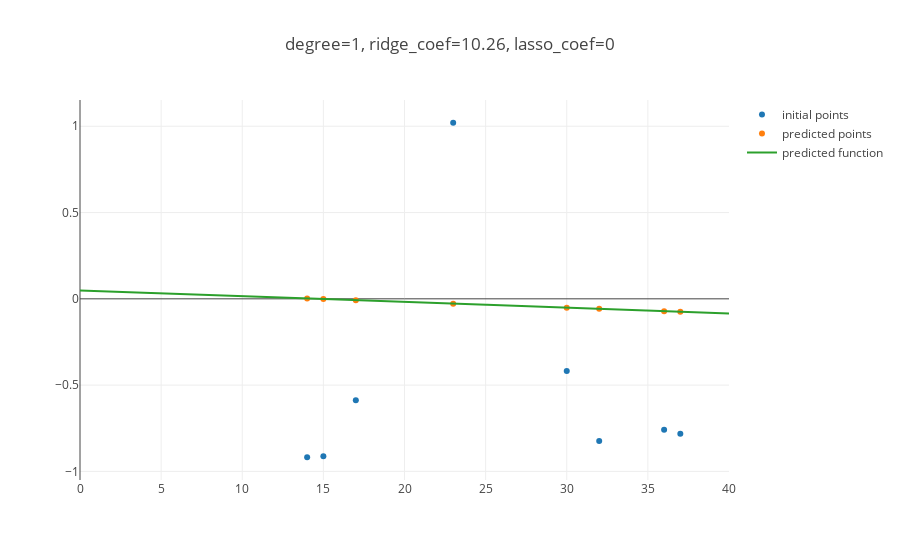
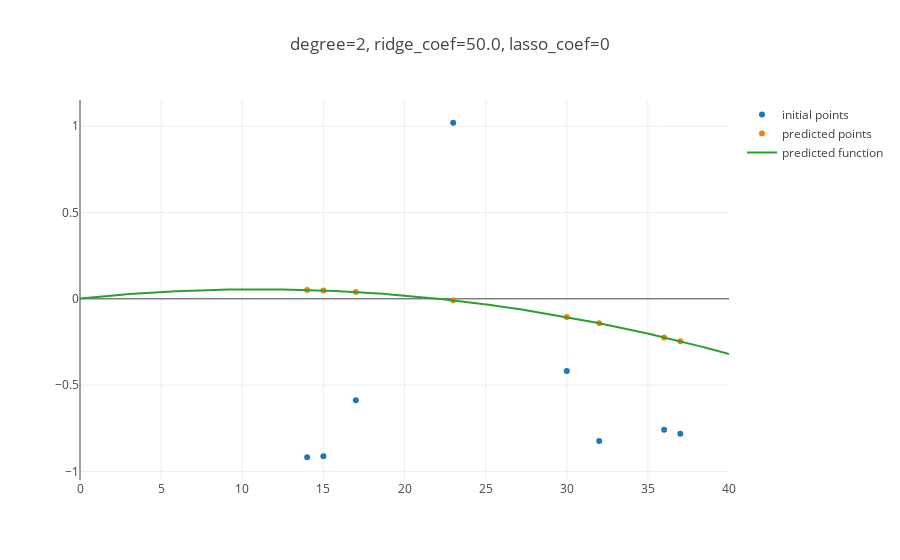
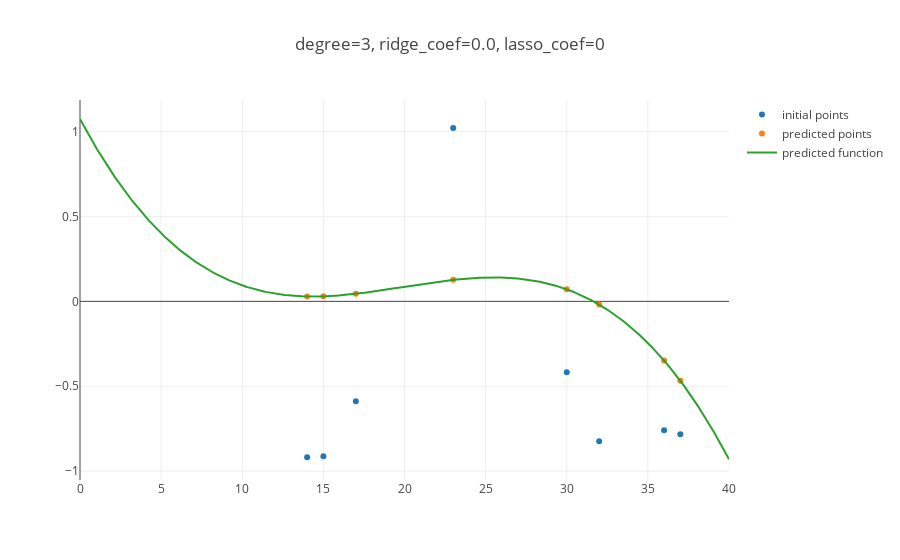
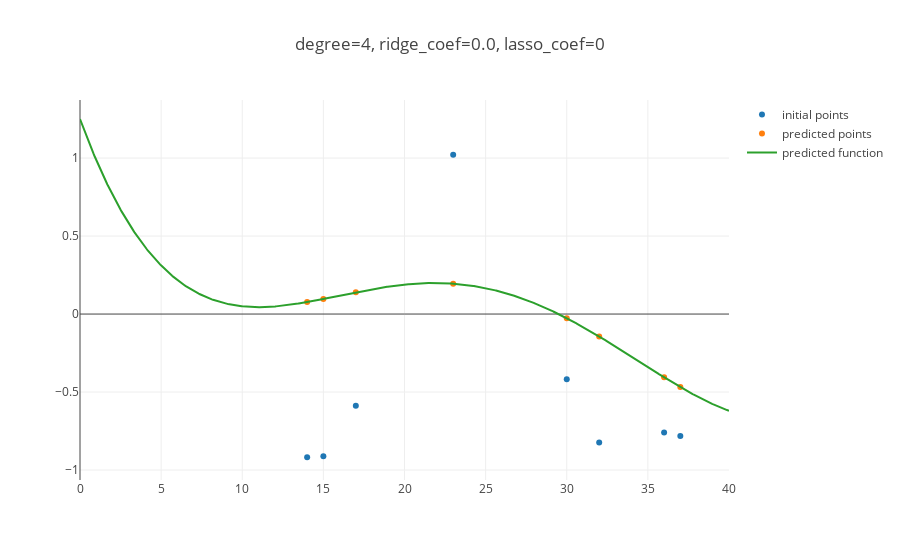

The notebook cell these images were saved under, in order:
### Markdown cell above
### Ridge Regression

### Code cell
for deg in range(1, 9):
    X, y = load_noisysine_dataset()
    score, _ = get_regression_r2score(X, y, deg, plot=True, optimize_ridge=True)
    print(f'dataset: noisysine, deg: {deg}, r2_score: {score}, ridge: True, lasso: False')

### Figure 1 — Plotly figure (JSON) as saved in the notebook; plotly's stock layout.template omitted (floating-point values rounded to 4 significant figures; data arrays with more than 128 entries replaced by an {"elided": "..."} marker saying what was removed)
{"data": [{"mode": "markers", "name": "initial points", "type": "scatter", "uid": "faf2d7a2-836f-11e9-b9ae-8c85907622bd", "x": [30, 17, 23, 32, 15, 37, 36, 14], "y": [-0.4182, -0.5881, 1.02, -0.8239, -0.9121, -0.782, -0.7593, -0.918]}, {"mode": "markers", "name": "predicted points", "type": "scatter", "uid": "faf2d8f6-836f-11e9-b9ae-8c85907622bd", "x": [30, 17, 23, 32, 15, 37, 36, 14], "y": [-0.05132, -0.007908, -0.02795, -0.058, -0.001228, -0.0747, -0.07136, 0.002111]}, {"mode": "lines", "name": "predicted function", "type": "scatter", "uid": "faf2d996-836f-11e9-b9ae-8c85907622bd", "x": {"elided": "1001 float values"}, "y": {"elided": "1001 float values"}}], "layout": {"title": "degree=1, ridge_coef=10.26, lasso_coef=0"}}

### Figure 2 — Plotly figure (JSON) as saved in the notebook; plotly's stock layout.template omitted (floating-point values rounded to 4 significant figures; data arrays with more than 128 entries replaced by an {"elided": "..."} marker saying what was removed)
{"data": [{"mode": "markers", "name": "initial points", "type": "scatter", "uid": "fc6a0a6a-836f-11e9-b9ae-8c85907622bd", "x": [30, 17, 23, 32, 15, 37, 36, 14], "y": [-0.4182, -0.5881, 1.02, -0.8239, -0.9121, -0.782, -0.7593, -0.918]}, {"mode": "markers", "name": "predicted points", "type": "scatter", "uid": "fc6a0c04-836f-11e9-b9ae-8c85907622bd", "x": [30, 17, 23, 32, 15, 37, 36, 14], "y": [-0.1057, 0.03948, -0.008813, -0.1413, 0.04845, -0.2461, -0.2234, 0.0516]}, {"mode": "lines", "name": "predicted function", "type": "scatter", "uid": "fc6a0cb8-836f-11e9-b9ae-8c85907622bd", "x": {"elided": "1001 float values"}, "y": {"elided": "1001 float values"}}], "layout": {"title": "degree=2, ridge_coef=50.0, lasso_coef=0"}}

### Figure 3 — Plotly figure (JSON) as saved in the notebook; plotly's stock layout.template omitted (floating-point values rounded to 4 significant figures; data arrays with more than 128 entries replaced by an {"elided": "..."} marker saying what was removed)
{"data": [{"mode": "markers", "name": "initial points", "type": "scatter", "uid": "fde8282c-836f-11e9-b9ae-8c85907622bd", "x": [30, 17, 23, 32, 15, 37, 36, 14], "y": [-0.4182, -0.5881, 1.02, -0.8239, -0.9121, -0.782, -0.7593, -0.918]}, {"mode": "markers", "name": "predicted points", "type": "scatter", "uid": "fde8298a-836f-11e9-b9ae-8c85907622bd", "x": [30, 17, 23, 32, 15, 37, 36, 14], "y": [0.07089, 0.04442, 0.1266, -0.0191, 0.0295, -0.468, -0.3487, 0.02879]}, {"mode": "lines", "name": "predicted function", "type": "scatter", "uid": "fde82a2a-836f-11e9-b9ae-8c85907622bd", "x": {"elided": "1001 float values"}, "y": {"elided": "1001 float values"}}], "layout": {"title": "degree=3, ridge_coef=0.0, lasso_coef=0"}}

### Figure 4 — Plotly figure (JSON) as saved in the notebook; plotly's stock layout.template omitted (floating-point values rounded to 4 significant figures; data arrays with more than 128 entries replaced by an {"elided": "..."} marker saying what was removed)
{"data": [{"mode": "markers", "name": "initial points", "type": "scatter", "uid": "ff5e2cec-836f-11e9-b9ae-8c85907622bd", "x": [30, 17, 23, 32, 15, 37, 36, 14], "y": [-0.4182, -0.5881, 1.02, -0.8239, -0.9121, -0.782, -0.7593, -0.918]}, {"mode": "markers", "name": "predicted points", "type": "scatter", "uid": "ff5e2e22-836f-11e9-b9ae-8c85907622bd", "x": [30, 17, 23, 32, 15, 37, 36, 14], "y": [-0.02682, 0.1395, 0.1947, -0.1439, 0.09678, -0.4682, -0.4055, 0.07681]}, {"mode": "lines", "name": "predicted function", "type": "scatter", "uid": "ff5e2ec2-836f-11e9-b9ae-8c85907622bd", "x": {"elided": "1001 float values"}, "y": {"elided": "1001 float values"}}], "layout": {"title": "degree=4, ridge_coef=0.0, lasso_coef=0"}}
